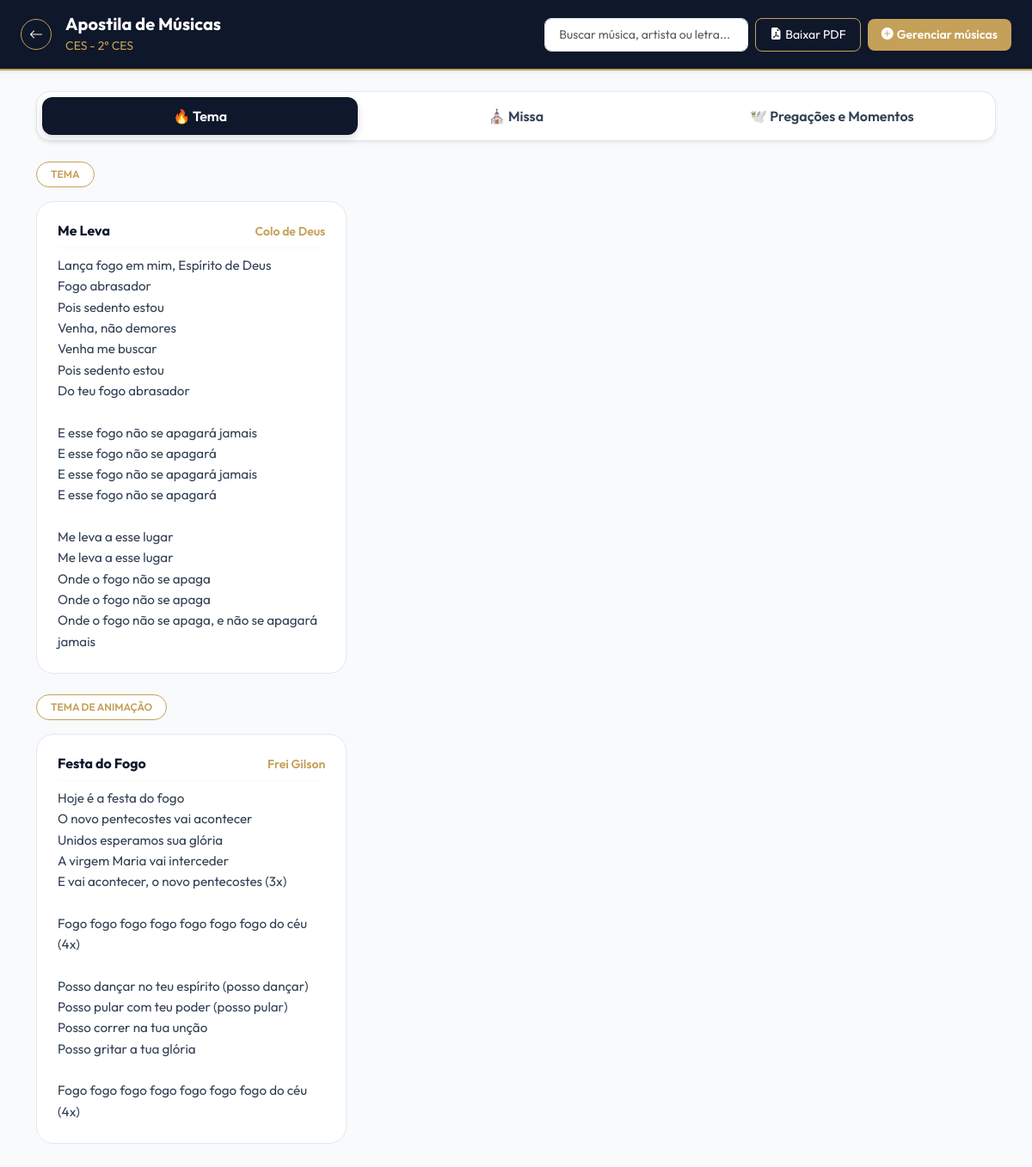
/apostila-musica.php?edicao_id=2&modalidade_id=2 (signed in), run on the app's committed database.
### tables this page shows
CREATE TABLE `edicoes` (
  `id` int(11) NOT NULL,
  `modalidade_id` int(11) NOT NULL,
  `ano` int(11) DEFAULT NULL,
  `nome` varchar(255) NOT NULL,
  `data_inicio` date DEFAULT NULL,
  `data_fim` date DEFAULT NULL,
  `ativa` tinyint(1) DEFAULT 1,
  `criado_em` timestamp NOT NULL DEFAULT current_timestamp(),
  `status` varchar(20) DEFAULT NULL
);

CREATE TABLE `modalidades` (
  `id` int(11) NOT NULL,
  `nome` varchar(50) NOT NULL,
  `descricao` varchar(255) DEFAULT NULL,
  `lema` varchar(255) DEFAULT NULL,
  `publico_alvo` varchar(255) DEFAULT NULL,
  `cor_tema` varchar(7) DEFAULT NULL,
  `icone` varchar(50) DEFAULT NULL,
  `cor` varchar(20) DEFAULT NULL,
  `bg_tag` varchar(20) DEFAULT NULL,
  `criado_em` timestamp NOT NULL DEFAULT current_timestamp()
);

CREATE TABLE `apostilas_musicas` (
  `id` int(11) NOT NULL,
  `edicao_id` int(11) DEFAULT NULL,
  `titulo` varchar(255) NOT NULL,
  `artista` varchar(255) DEFAULT NULL,
  `categoria` enum('TEMA','MISSA','MOMENTOS') NOT NULL,
  `subcategoria` varchar(100) DEFAULT 'Geral',
  `letra` text NOT NULL,
  `created_at` timestamp NOT NULL DEFAULT current_timestamp(),
  `updated_at` timestamp NOT NULL DEFAULT current_timestamp() ON UPDATE current_timestamp()
);

### apostila-musica.php (the view, shortened to what this page needs)
<?php
require_once 'config/database.php';
$edicao_id = isset($_GET['edicao_id']) ? intval($_GET['edicao_id']) : 0;
$musicas = [
    'TEMA' => [],
    'MISSA' => [],
    'MOMENTOS' => []
];
if ($edicao_id > 0) {
    $stmt = $conn->prepare("SELECT * FROM apostilas_musicas WHERE edicao_id = ? OR edicao_id IS NULL OR edicao_id = 0 ORDER BY categoria, subcategoria, id ASC");
    $stmt->bind_param("i", $edicao_id);
    $stmt->execute();
    $result = $stmt->get_result();
    if ($result && $result->num_rows > 0) {
        while ($row = $result->fetch_assoc()) {
            $cat = $row['categoria'];
            $sub = !empty($row['subcategoria']) ? $row['subcategoria'] : 'Geral';
            $musicas[$cat][$sub][] = $row;
        }
    }
}
$nome_completo_edicao = "";
if ($edicao_id > 0) {
    $stmt_info = $conn->prepare("SELECT e.nome AS edicao_nome, m.nome AS modalidade_nome
                                FROM edicoes e
                                LEFT JOIN modalidades m ON e.modalidade_id = m.id
                                WHERE e.id = ?");
    if ($stmt_info) {
        $stmt_info->bind_param("i", $edicao_id);
        if ($stmt_info->execute()) {
            $res = $stmt_info->get_result()->fetch_assoc();
            if ($res) {
                $mod = $res['modalidade_nome'] ?? '';
                $ed = $res['edicao_nome'] ?? '';
                $nome_completo_edicao = trim("$mod - $ed");
            }
        }
    }
}
function renderCategoria($subcategorias) {
    if (empty($subcategorias)) {
        return;
    }
    foreach ($subcategorias as $subcat => $lista) {
        echo '<div class="secao-subcategoria mb-4">';
        if ($subcat !== 'Geral') {
            echo '<h6 class="fw-bold text-uppercase mb-3 d-flex align-items-center gap-2 subcat-titulo">';
            echo '   <span class="badge badge-subcat rounded-pill px-3 py-2">' . htmlspecialchars($subcat) . '</span>';
            echo '</h6>';
        }
        echo '<div class="row g-3 align-items-stretch">';
        foreach ($lista as $m) {
            echo '<div class="col-12 col-md-6 col-lg-4 card-musica-item d-flex" ';
            echo '     data-titulo="' . htmlspecialchars(mb_strtolower($m['titulo'] ?? '')) . '" ';
            echo '     data-artista="' . htmlspecialchars(mb_strtolower($m['artista'] ?? '')) . '" ';
            echo '     data-letra="' . htmlspecialchars(mb_strtolower($m['letra'] ?? '')) . '">';
            echo '  <div class="card-musica p-4 w-100 d-flex flex-column justify-content-between">';
            echo '      <div>';
            echo '          <div class="d-flex justify-content-between align-items-start mb-2 gap-2">';
            echo '              <h6 class="fw-bold m-0 text-dark-blue">' . htmlspecialchars($m['titulo']) . '</h6>';
            if (!empty($m['artista'])) {
                echo '              <small class="text-gold fw-semibold fs-7 text-nowrap">' . htmlspecialchars($m['artista']) . '</small>';
            }
            echo '          </div>';
            echo '          <hr class="my-2 border-gold-subtle">';
            echo '          <div class="letra-box mt-2">' . htmlspecialchars($m['letra']) . '</div>';
            echo '      </div>';
            echo '  </div>';
            echo '</div>';
        }
        echo '</div>';
        echo '</div>';
    }
}
?>
<!DOCTYPE html>
<html lang="pt-br">
<head>
    <link href="https://cdn.jsdelivr.net/npm/bootstrap@5.3.0/dist/css/bootstrap.min.css" rel="stylesheet">
    <link rel="stylesheet" href="https://cdn.jsdelivr.net/npm/bootstrap-icons@1.11.0/font/bootstrap-icons.css">
</head>
<body>
    <header class="topbar-efata py-3 px-4 d-flex align-items-center justify-content-between sticky-top shadow-sm">
        <div class="d-flex align-items-center gap-3">
            <a href="<?= $edicao_id > 0 ? "edicao-detalhes.php?id=$edicao_id" : "dashboard-geral.php" ?>" class="btn btn-sm btn-outline-gold rounded-circle d-flex align-items-center justify-content-center" style="width: 36px; height: 36px;">
                <i class="bi bi-arrow-left fs-6"></i>
            </a>
            <div>
                <h5 class="fw-bold m-0 text-white">Apostila de Músicas</h5>
                <?php if (!empty($nome_completo_edicao)): ?>
                    <small class="text-gold"><?= htmlspecialchars($nome_completo_edicao) ?></small>
                <?php endif; ?>
            </div>
        </div>
        <div class="d-flex gap-2 justify-content-end align-items-center" style="max-width: 60%;">
            <input type="text" id="inputBusca" class="form-control form-control-sm input-efata rounded-3 px-3 py-2 w-auto flex-grow-1" placeholder="Buscar música, artista ou letra...">
            <a href="gerar-pdf-musicas.php?edicao_id=<?= $edicao_id ?>" target="_blank" class="btn btn-sm btn-outline-gold rounded-3 px-3 py-2 d-flex align-items-center gap-1 text-nowrap">
                <i class="bi bi-file-earmark-pdf-fill"></i> <span>Baixar PDF</span>
            </a>
            <a href="gerenciar-musicas.php?edicao_id=<?= $edicao_id ?>" class="btn btn-sm btn-gold rounded-3 px-3 py-2 d-flex align-items-center gap-1 text-nowrap">
                <i class="bi bi-plus-circle-fill"></i> <span>Gerenciar músicas</span>
            </a>
        </div>
    </header>
    <main class="container py-4">
        <ul class="nav nav-pills nav-justified nav-pills-efata mb-4 shadow-sm" id="pills-tab" role="tablist">
            <li class="nav-item">
                <button class="nav-link active" id="tab-tema" data-bs-toggle="pill" data-bs-target="#content-tema" type="button">
                    🔥 Tema
                </button>
            </li>
            <li class="nav-item">
                <button class="nav-link" id="tab-missa" data-bs-toggle="pill" data-bs-target="#content-missa" type="button">
                    ⛪ Missa
                </button>
            </li>
            <li class="nav-item">
                <button class="nav-link" id="tab-momentos" data-bs-toggle="pill" data-bs-target="#content-momentos" type="button">
                    🕊️ Pregações e Momentos
                </button>
            </li>
        </ul>
        <div class="tab-content" id="pills-tabContent">
            <div class="tab-pane fade show active" id="content-tema">
                <?php renderCategoria($musicas['TEMA']); ?>
            </div>
        </div>
    </main>
</body>
</html>

### apostila-musica.php (style rules this page uses)
:root { --efata-dark: #0F172A; --efata-gold: #C5A059; --efata-bg: #F8FAFC; --efata-slate: #334155; --efata-border: #E2E8F0; }
body { font-family: 'Outfit', sans-serif; background-color: var(--efata-bg); color: var(--efata-dark); }
.topbar-efata { background-color: var(--efata-dark); border-bottom: 2px solid var(--efata-gold); color: #ffffff; }
.text-dark-blue { color: var(--efata-dark); }
.text-gold { color: var(--efata-gold); }
.border-gold-subtle { border-color: rgba(197, 160, 89, 0.25) !important; }
.btn-gold { background-color: var(--efata-gold); color: #ffffff; font-weight: 600; border: none; transition: all 0.2s ease; }
.btn-outline-gold { border: 1px solid var(--efata-gold); color: #ffffff; }
.input-efata { border: 1px solid var(--efata-border); background-color: #ffffff; color: var(--efata-dark); }
.nav-pills-efata { background: #ffffff; border: 1px solid var(--efata-border); border-radius: 16px; padding: 6px; }
.nav-pills-efata .nav-link { color: var(--efata-slate); font-weight: 600; border-radius: 12px; padding: 10px 20px; }
.nav-pills-efata .nav-link.active { background-color: var(--efata-dark); color: #ffffff; box-shadow: 0 4px 10px rgba(15, 23, 42, 0.15); }
.card-musica { background: #ffffff; border: 1px solid var(--efata-border); border-radius: 20px; transition: all 0.25s ease; }
.letra-box { white-space: pre-line; font-size: 0.95rem; color: var(--efata-slate); line-height: 1.6; }
.badge-subcat { background-color: #ffffff; color: var(--efata-gold); font-weight: 600; border: 1px solid var(--efata-gold); }

### data on the page
edicoes: nome_completo_edicao "CES - 2° CES"
apostilas_musicas: titulo "Me Leva", artista "Colo de Deus", letra "Lança fogo em mim, Espírito de Deus Fogo abrasador Pois sedento estou Venha, não demores Venha me buscar Pois sedento estou Do teu fogo abrasador E esse fogo não se apagará jamais E esse fogo não se apagará E esse fogo não se apagará jamais E esse fogo não se apagará Me leva a esse lugar Me leva a esse lugar Onde o fogo não se apaga Onde o fogo não se apaga Onde o fogo não se apaga, e não se apagará jamais"
apostilas_musicas: titulo "Festa do Fogo", artista "Frei Gilson", letra "Hoje é a festa do fogo O novo pentecostes vai acontecer Unidos esperamos sua glória A virgem Maria vai interceder E vai acontecer, o novo pentecostes (3x) Fogo fogo fogo fogo fogo fogo fogo do céu (4x) Posso dançar no teu espírito (posso dançar) Posso pular com teu poder (posso pular) Posso correr na tua unção Posso gritar a tua glória Fogo fogo fogo fogo fogo fogo fogo do céu (4x)"

### other printed values
$subcat "TEMA"
$subcat "TEMA DE ANIMAÇÃO"
